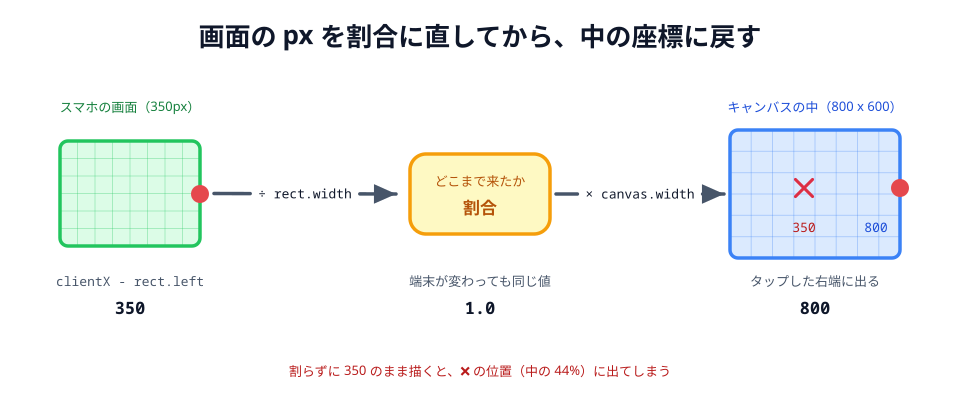

Generate this figure with Python:
# 02-coordinates.svg
# スキーマ: SOURCE-PATH-GOAL（画面の px → 割合 → 中の座標）+ LINK（割合が 2 つの大きさを結ぶ）
# 01-two-sizes.svg で見せた前提の続き。割り戻しの途中に「割合」が挟まることを見せる。

import sys
sys.path.insert(0, "/Users/seekseep/.claude/skills/genfig")
from genfig import Canvas, PALETTE, INK_SCALE

c = Canvas(960, 410)


def grid(x, y, w, h, color, cols=8, rows=6):
    """01-two-sizes.svg と同じ 8 x 6 の方眼。2 つの箱が同じものだと分かるようにする。"""
    stroke = PALETTE[color]["border"]
    for i in range(1, cols):
        gx = x + w * i / cols
        c.raw(f'<line x1="{gx:.1f}" y1="{y:.1f}" x2="{gx:.1f}" y2="{y + h:.1f}" '
              f'stroke="{stroke}" stroke-width="1" opacity="0.3"/>')
    for j in range(1, rows):
        gy = y + h * j / rows
        c.raw(f'<line x1="{x:.1f}" y1="{gy:.1f}" x2="{x + w:.1f}" y2="{gy:.1f}" '
              f'stroke="{stroke}" stroke-width="1" opacity="0.3"/>')


c.text(480, 46, "画面の px を割合に直してから、中の座標に戻す", scale="xl")

# --- 画面でタップした場所 -------------------------------------------------
# 箱の大きさも 01-two-sizes.svg にそろえる（見た目のほうが小さい）
c.text(130, 112, "スマホの画面（350px）", scale="sm", fill=PALETTE["green"]["text"])
screen = c.sticky(60, 141, 140, 105, color="green", rx=8)
grid(60, 141, 140, 105, "green")
c.raw('<circle cx="200" cy="194" r="9" fill="#e5484d"/>')
c.text(130, 286, "clientX - rect.left", scale="sm", font="technical")
c.text(130, 314, "350", scale="md", font="technical", fill=INK_SCALE["ink"])

# --- 割合（ここが要） -----------------------------------------------------
ratio = c.sticky(410, 154, 140, 80, color="yellow")
c.text(480, 186, "どこまで来たか", scale="sm", fill=PALETTE["yellow"]["text"])
c.text(480, 214, "割合", scale="md", fill=PALETTE["yellow"]["text"])
c.text(480, 286, "端末が変わっても同じ値", scale="sm")
c.text(480, 314, "1.0", scale="md", font="technical", fill=INK_SCALE["ink"])

# --- キャンバスの中 -------------------------------------------------------
c.text(815, 112, "キャンバスの中（800 x 600）", scale="sm", fill=PALETTE["blue"]["text"])
inner = c.sticky(730, 130, 170, 128, color="blue", rx=8)
grid(730, 130, 170, 128, "blue")
# 割り戻した結果＝タップした右端。割らずに 350 のまま描くと 350/800＝44% の位置。
c.emoji("274c", 793, 177, 22)
c.text(804, 232, "350", scale="sm", font="technical", fill=PALETTE["red"]["text"])
c.raw('<circle cx="900" cy="188" r="9" fill="#e5484d"/>')
c.text(876, 232, "800", scale="sm", font="technical", fill=PALETTE["blue"]["text"])
c.text(815, 286, "タップした右端に出る", scale="sm")
c.text(815, 314, "800", scale="md", font="technical", fill=INK_SCALE["ink"])

c.link(screen, ratio, label="÷ rect.width", label_scale="sm",
       label_font="technical", start="e", end="w", clearance=14)
c.link(ratio, inner, label="× canvas.width", label_scale="sm",
       label_font="technical", start="e", end="w")

c.text(480, 376, "割らずに 350 のまま描くと、❌ の位置（中の 44%）に出てしまう",
       scale="sm", fill=PALETTE["red"]["text"])

c.save("02-coordinates.svg")
